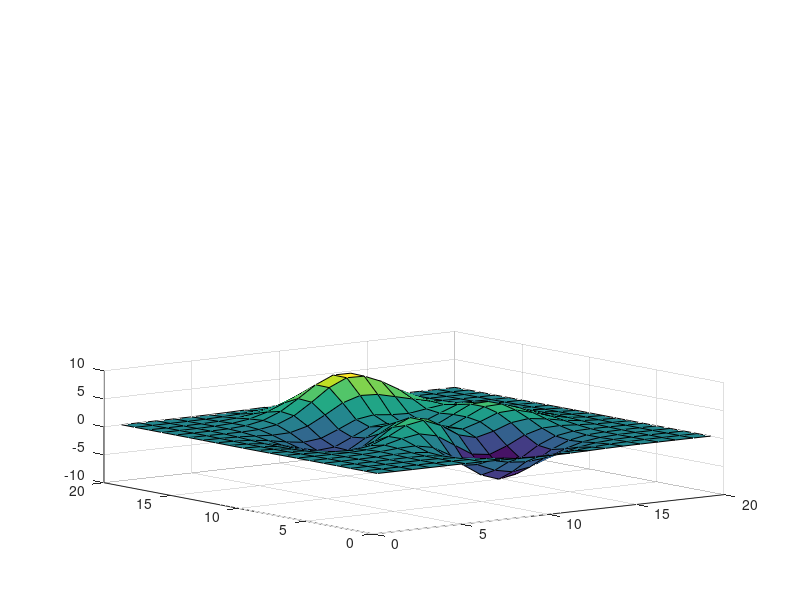

This figure's MATLAB source:
function test3dplot()
Z = peaks(20)
figure(1)
subplot(2,1,2)
h = surf(Z)
return
colormap hot
shading interp
set(h,'EdgeColor','k')
light('Position',[-2,2,20])
lighting 
phongmaterial([0.4,0.6,0.5,30])
set(h,'FaceColor',[0.7 0.7 0],...      
    'BackFaceLighting','lit')
view([30,25])
set(gca,'CameraViewAngleMode','Manual')
axis([5 15 5 15 -8 8])
set(gca,'ZTickLabel','Negative||Positive')
set(gca,'PlotBoxAspectRatio',[2.5 2.5 1])
xlabel('X Axis')
ylabel('Y Axis')
zlabel('Function Value')
title('Peaks')
